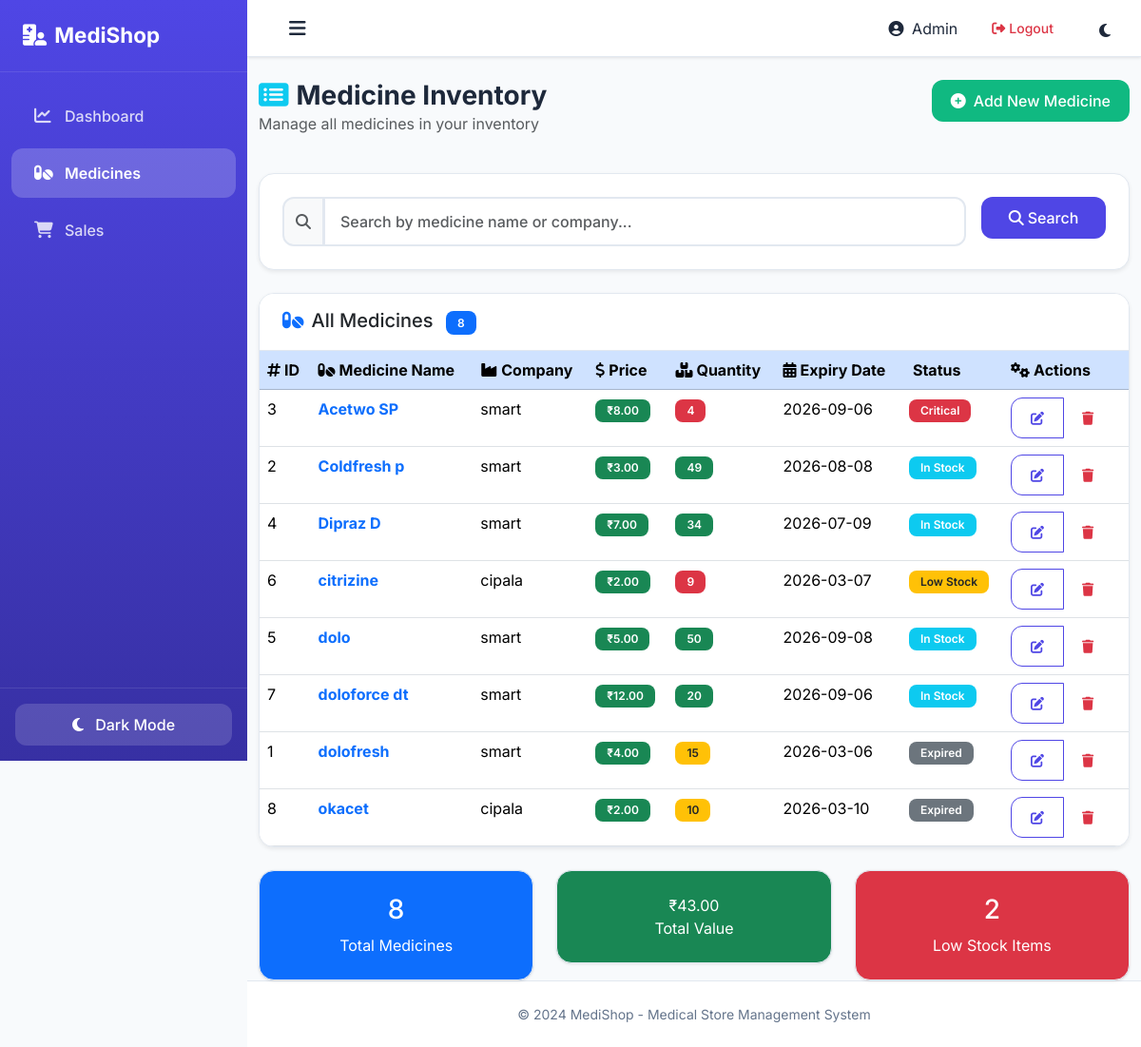
Page /medicine_list (signed in) on the committed database.
### tables this page shows
CREATE TABLE medicines (
            id INTEGER PRIMARY KEY AUTOINCREMENT,
            medicine_name TEXT NOT NULL,
            company TEXT NOT NULL,
            price REAL NOT NULL,
            quantity INTEGER NOT NULL,
            expiry_date TEXT NOT NULL
        );

### app.py (the view)
@app.route('/medicine_list')
@login_required
def medicine_list():
    search_query = request.args.get('search', '')
    conn = get_db_connection()
    cursor = conn.cursor()
    if search_query:
        cursor.execute('''
            SELECT * FROM medicines
            WHERE medicine_name LIKE ? OR company LIKE ?
            ORDER BY medicine_name ASC
        ''', (f'%{search_query}%', f'%{search_query}%'))
    else:
        cursor.execute('SELECT * FROM medicines ORDER BY medicine_name ASC')
    medicines = cursor.fetchall()
    conn.close()
    return render_template('medicine_list.html', medicines=medicines, search_query=search_query, datetime=datetime)

### app.py (called while the page is built)
def get_db_connection():
    conn = sqlite3.connect(DATABASE)
    conn.row_factory = sqlite3.Row
    return conn

def login_required(f):
    @wraps(f)
    def decorated_function(*args, **kwargs):
        if 'logged_in' not in session:
            flash('Please login to access this page.', 'error')
            return redirect(url_for('login'))
        return f(*args, **kwargs)
    return decorated_function

@app.context_processor
def inject_user():
    return dict(logged_in=session.get('logged_in', False))

### templates/medicine_list.html (shortened to what this page needs)
{% extends "base.html" %}
{% block content %}
<div class="container-fluid">
    <div class="row mt-4 mb-4">
        <div class="col-md-6">
            <h2 class="page-title">
                <i class="fas fa-list-alt me-2 text-info"></i>Medicine Inventory
            </h2>
            <p class="text-muted">Manage all medicines in your inventory</p>
        </div>
        <div class="col-md-6 text-md-end">
            <a href="{{ url_for('add_medicine') }}" class="btn btn-success">
                <i class="fas fa-plus-circle me-2"></i>Add New Medicine
            </a>
        </div>
    </div>
    <div class="card shadow-sm mb-4">
        <div class="card-body">
            <form method="GET" action="{{ url_for('medicine_list') }}" class="row g-3">
                <div class="col-md-10">
                    <div class="input-group">
                        <span class="input-group-text bg-light">
                            <i class="fas fa-search text-muted"></i>
                        </span>
                        <input type="text" class="form-control" name="search"
                               placeholder="Search by medicine name or company..."
                               value="{{ search_query }}">
                    </div>
                </div>
                <div class="col-md-2">
                    <button type="submit" class="btn btn-primary w-100">
                        <i class="fas fa-search me-1"></i>Search
                    </button>
                </div>
            </form>
        </div>
    </div>
    <div class="card shadow-sm">
        <div class="card-header bg-white">
            <div class="d-flex justify-content-between align-items-center">
                <h5 class="mb-0">
                    <i class="fas fa-pills me-2 text-primary"></i>All Medicines
                    <span class="badge bg-primary ms-2">{{ medicines|length }}</span>
                </h5>
            </div>
        </div>
        <div class="card-body p-0">
            {% if medicines %}
                <div class="table-responsive">
                    <table class="table table-hover mb-0">
                        <thead class="table-primary">
                            <tr>
                                <th><i class="fas fa-hashtag me-1"></i>ID</th>
                                <th><i class="fas fa-pills me-1"></i>Medicine Name</th>
                                <th><i class="fas fa-industry me-1"></i>Company</th>
                                <th><i class="fas fa-dollar-sign me-1"></i>Price</th>
                                <th><i class="fas fa-boxes me-1"></i>Quantity</th>
                                <th><i class="fas fa-calendar-alt me-1"></i>Expiry Date</th>
                                <th>Status</th>
                                <th><i class="fas fa-cogs me-1"></i>Actions</th>
                            </tr>
                        </thead>
                        <tbody>
                            {% for medicine in medicines %}
                            <tr>
                                <td>{{ medicine.id }}</td>
                                <td>
                                    <strong class="text-primary">{{ medicine.medicine_name }}</strong>
                                </td>
                                <td>{{ medicine.company }}</td>
                                <td>
<span class="badge bg-success">₹{{ "%.2f"|format(medicine.price) }}</span>
                                </td>
                                <td>
                                    {% if medicine.quantity < 10 %}
                                        <span class="badge bg-danger">{{ medicine.quantity }}</span>
                                    {% elif medicine.quantity < 20 %}
                                        <span class="badge bg-warning text-dark">{{ medicine.quantity }}</span>
                                    {% else %}
                                        <span class="badge bg-success">{{ medicine.quantity }}</span>
                                    {% endif %}
                                </td>
                                <td>{{ medicine.expiry_date }}</td>
                                <td>
                                    {% if medicine.quantity < 5 %}
                                        <span class="badge bg-danger">Critical</span>
                                    {% elif medicine.quantity < 10 %}
                                        <span class="badge bg-warning text-dark">Low Stock</span>
                                    {% elif medicine.expiry_date < (datetime.now().date().strftime('%Y-%m-%d')) %}
                                        <span class="badge bg-secondary">Expired</span>
                                    {% else %}
                                        <span class="badge bg-info">In Stock</span>
                                    {% endif %}
                                </td>
                                <td>
                                    <div class="btn-group" role="group">
                                        <a href="{{ url_for('edit_medicine', id=medicine.id) }}"
                                           class="btn btn-sm btn-outline-primary"
                                           title="Edit Medicine">
                                            <i class="fas fa-edit"></i>
                                        </a>
                                        <button type="button" class="btn btn-sm btn-outline-danger"
                                                data-bs-toggle="modal"
                                                data-bs-target="#deleteModal{{ medicine.id }}"
                                                title="Delete Medicine">
                                            <i class="fas fa-trash"></i>
                                        </button>
                                    </div>
                                </td>
                            </tr>
                            {% endfor %}
                        </tbody>
                    </table>
                </div>
            {% endif %}
        </div>
    </div>
    {% if medicines %}
    <div class="row mt-4">
        <div class="col-md-4">
            <div class="card bg-primary text-white">
                <div class="card-body text-center">
                    <h3>{{ medicines|length }}</h3>
                    <p class="mb-0">Total Medicines</p>
                </div>
            </div>
        </div>
        <div class="col-md-4">
            <div class="card bg-success text-white">
                <div class="card-body text-center">
₹{{ "%.2f"|format(medicines|sum(attribute='price')|float) }}</h3>
                    <p class="mb-0">Total Value</p>
                </div>
            </div>
        </div>
        <div class="col-md-4">
            <div class="card bg-{{ 'danger' if medicines|selectattr('quantity', '<', 10)|list|length > 0 else 'info' }} text-white">
                <div class="card-body text-center">
                    <h3>{{ medicines|selectattr('quantity', '<', 10)|list|length }}</h3>
                    <p class="mb-0">Low Stock Items</p>
                </div>
            </div>
        </div>
    </div>
    {% endif %}
</div>
{% endblock %}

### templates/base.html (shortened to what this page needs)
<!DOCTYPE html>
<html lang="en" data-bs-theme="light">
<head>
    <link href="https://cdn.jsdelivr.net/npm/bootstrap@5.3.2/dist/css/bootstrap.min.css" rel="stylesheet">
    <link href="https://cdnjs.cloudflare.com/ajax/libs/font-awesome/6.4.0/css/all.min.css" rel="stylesheet">
    <link rel="stylesheet" href="{{ url_for('static', filename='style.css') }}">
</head>
<body>
    <div class="wrapper">
        <nav id="sidebar" class="sidebar">
            <div class="sidebar-header">
                <h4><i class="fas fa-hospital-user me-2"></i>MediShop</h4>
            </div>
            <ul class="nav flex-column">
                <li class="nav-item">
                    <a class="nav-link {% if request.endpoint == 'dashboard' %}active{% endif %}"
                       href="{{ url_for('dashboard') }}">
                        <i class="fas fa-chart-line me-2"></i> Dashboard
                    </a>
                </li>
                <li class="nav-item">
                    <a class="nav-link {% if request.endpoint in ['add_medicine', 'medicine_list', 'edit_medicine'] %}active{% endif %}"
                       href="{{ url_for('medicine_list') }}">
                        <i class="fas fa-pills me-2"></i> Medicines
                    </a>
                </li>
                <li class="nav-item">
                    <a class="nav-link {% if request.endpoint in ['add_sale', 'sales_list'] %}active{% endif %}"
                       href="{{ url_for('sales_list') }}">
                        <i class="fas fa-shopping-cart me-2"></i> Sales
                    </a>
                </li>
            </ul>
            <div class="sidebar-footer">
                <button class="btn btn-theme-toggle w-100" id="themeToggle">
                    <i class="fas fa-moon me-2"></i> Dark Mode
                </button>
            </div>
        </nav>
        <div class="main-content">
            <nav class="topbar">
                <button class="btn btn-toggle" id="sidebarToggle">
                    <i class="fas fa-bars"></i>
                </button>
                <div class="ms-auto d-flex align-items-center">
                    {% if logged_in %}
                    <span class="me-3 d-none d-md-inline">
                        <i class="fas fa-user-circle me-1"></i> Admin
                    </span>
                    <a href="{{ url_for('logout') }}" class="btn btn-outline-danger btn-sm me-2" title="Logout">
                        <i class="fas fa-sign-out-alt me-1"></i><span class="d-none d-md-inline">Logout</span>
                    </a>
                    {% else %}
                    <a href="{{ url_for('login') }}" class="btn btn-outline-primary btn-sm">
                        <i class="fas fa-sign-in-alt me-1"></i>Login
                    </a>
                    {% endif %}
                    <button class="btn btn-theme-toggle-sm" id="themeToggleSm">
                        <i class="fas fa-moon"></i>
                    </button>
                </div>
            </nav>
            {% block content %}{% endblock %}
            <footer class="main-footer">
                <p class="mb-0">&copy; 2024 MediShop - Medical Store Management System</p>
            </footer>
        </div>
    </div>
</body>
</html>

### static/style.css (style rules this page uses)
:root { --primary-color: #4f46e5; --secondary-color: #64748b; --success-color: #10b981; --warning-color: #f59e0b; --danger-color: #ef4444; --info-color: #06b6d4; --sidebar-width: 260px; --sidebar-collapsed-width: 80px; --topbar-height: 60px; --bg-light: #f8fafc; --bg-white: #ffffff; --text-dark: #1e293b; --text-muted: #64748b; --border-color: #e2e8f0; --card-shadow: 0 1px 3px rgba(0,0,0,0.1); --transition: all 0.3s ease; }
* { margin: 0; padding: 0; box-sizing: border-box; }
body { font-family: 'Inter', -apple-system, BlinkMacSystemFont, 'Segoe UI', sans-serif; background-color: var(--bg-light); color: var(--text-dark); overflow-x: hidden; }
.wrapper { display: flex; min-height: 100vh; }
.sidebar { width: var(--sidebar-width); background: linear-gradient(180deg, var(--primary-color) 0%, #3730a3 100%); min-height: 100vh; position: fixed; left: 0; top: 0; z-index: 1000; transition: var(--transition); display: flex; flex-direction: column; }
.sidebar-header { padding: 1.5rem; border-bottom: 1px solid rgba(255,255,255,0.1); }
.sidebar-header h4 { color: white; font-weight: 700; font-size: 1.4rem; margin: 0; white-space: nowrap; overflow: hidden; }
.sidebar .nav { flex: 1; padding: 1rem 0; }
.sidebar .nav-link { color: rgba(255,255,255,0.8); padding: 0.875rem 1.5rem; margin: 0.25rem 0.75rem; border-radius: 0.75rem; font-weight: 500; transition: var(--transition); display: flex; align-items: center; white-space: nowrap; }
.sidebar .nav-link.active { background: rgba(255,255,255,0.2); color: white; font-weight: 600; }
.sidebar .nav-link i { width: 24px; font-size: 1.1rem; }
.sidebar-footer { padding: 1rem; border-top: 1px solid rgba(255,255,255,0.1); }
.btn-theme-toggle { background: rgba(255,255,255,0.15); color: white; border: none; padding: 0.75rem 1rem; border-radius: 0.75rem; font-weight: 500; transition: var(--transition); }
.btn-theme-toggle-sm { background: var(--bg-white); border: none; width: 40px; height: 40px; border-radius: 0.75rem; color: var(--text-dark); transition: var(--transition); }
.main-content { flex: 1; margin-left: var(--sidebar-width); transition: var(--transition); min-height: 100vh; display: flex; flex-direction: column; }
.topbar { height: var(--topbar-height); background: var(--bg-white); border-bottom: 1px solid var(--border-color); display: flex; align-items: center; padding: 0 1.5rem; position: sticky; top: 0; z-index: 100; box-shadow: var(--card-shadow); }
.btn-toggle { background: transparent; border: none; color: var(--text-dark); font-size: 1.25rem; padding: 0.5rem; border-radius: 0.5rem; transition: var(--transition); }
.page-title { font-size: 1.75rem; font-weight: 700; color: var(--text-dark); margin: 0; }
.card { background: var(--bg-white); border: 1px solid var(--border-color); border-radius: 1rem; box-shadow: var(--card-shadow); overflow: hidden; }
.card-header { background: var(--bg-white); border-bottom: 1px solid var(--border-color); padding: 1rem 1.5rem; font-weight: 600; }
.card-body { padding: 1.5rem; }
.badge { font-weight: 600; padding: 0.4rem 0.75rem; border-radius: 0.5rem; font-size: 0.75rem; }
.btn { border-radius: 0.75rem; font-weight: 500; padding: 0.625rem 1.25rem; transition: var(--transition); border: none; }
.btn-primary { background: var(--primary-color); }
.btn-success { background: var(--success-color); }
.btn-outline-primary { border: 1px solid var(--primary-color); color: var(--primary-color); }
.main-footer { background: var(--bg-white); border-top: 1px solid var(--border-color); padding: 1.5rem; text-align: center; color: var(--text-muted); font-size: 0.875rem; }
.form-control, .form-select { border-radius: 0.75rem; border: 2px solid var(--border-color); padding: 0.75rem 1rem; font-weight: 500; background: var(--bg-white); color: var(--text-dark); transition: var(--transition); }
.input-group-text { background: var(--bg-light); border: 2px solid var(--border-color); border-radius: 0.75rem; color: var(--text-muted); }

### rows in the picture
medicines: id "3", medicine_name "Acetwo SP", company "smart", price "8.00", quantity "4", expiry_date "2026-09-06", shows "Critical"
medicines: id "2", medicine_name "Coldfresh p", company "smart", price "3.00", quantity "49", expiry_date "2026-08-08", shows "In Stock"
medicines: id "4", medicine_name "Dipraz D", company "smart", price "7.00", quantity "34", expiry_date "2026-07-09", shows "In Stock"
medicines: id "6", medicine_name "citrizine", company "cipala", price "2.00", quantity "9", expiry_date "2026-03-07", shows "Low Stock"
medicines: id "5", medicine_name "dolo", company "smart", price "5.00", quantity "50", expiry_date "2026-09-08", shows "In Stock"
medicines: id "7", medicine_name "doloforce dt", company "smart", price "12.00", quantity "20", expiry_date "2026-09-06", shows "In Stock"
medicines: id "1", medicine_name "dolofresh", company "smart", price "4.00", quantity "15", expiry_date "2026-03-06", shows "Expired"
medicines: id "8", medicine_name "okacet", company "cipala", price "2.00", quantity "10", expiry_date "2026-03-10", shows "Expired"

### other values in the picture
{{ medicines|length }} "8"
{{ "%.2f"|format(medicines|sum(attribute='price')|float) }} "43.00"
{{ medicines|selectattr('quantity', '<', 10)|list|length }} "2"
